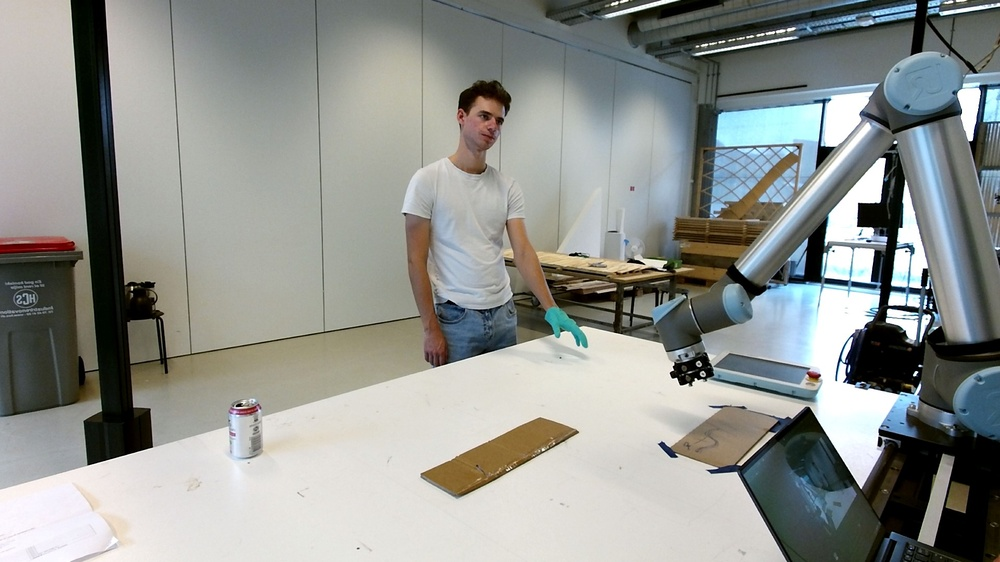
#> input picture cameraTest_renamed/Kinect V2/1.jpg, 1000 x 562 px, shrunk from 1920 x 1080 before the run; the run also reads 1 picture not shown here
$ python glove_thresholde.py
#> lines starting #> are read from the running program, lines starting #| are printed output that depends on the picture; after the words box and inside, x2 and y2 are one past the last pixel; in counts of white or black regions, pixels touching at a corner belong together
import cv2
import numpy as np


def get_hsv_data(img):
    hsv_img = cv2.cvtColor(img,cv2.COLOR_BGR2HSV)
    return [np.average(hsv_img[:,:,0]),np.average(hsv_img[:,:,1]),np.average(hsv_img[:,:,2])]

glove_img = cv2.imread("cameraTest_renamed/Kinect V2/glove_colour.jpg")
img = cv2.imread("cameraTest_renamed/Kinect V2/1.jpg")
#> img is the input picture: shape (562, 1000, 3); mean B, G, R 142.9, 147.1, 144.3

glove_hsv = get_hsv_data(glove_img)
#> glove_hsv = [87.92, 179.9, 143.5]

hsv_img = hsv_img = cv2.cvtColor(img,cv2.COLOR_BGR2HSV)
#> hsv_img: shape (562, 1000, 3); mean H, S, V 51.8, 43.6, 152.1


hs = np.array(glove_hsv)*1.2
#> hs = [105.5, 215.8, 172.2]
ls = np.array(glove_hsv)*0.8
#> ls = [70.34, 143.9, 114.8]

mask = cv2.inRange(hsv_img,(ls[0],ls[1],ls[2]),(hs[0],hs[1],hs[2]))
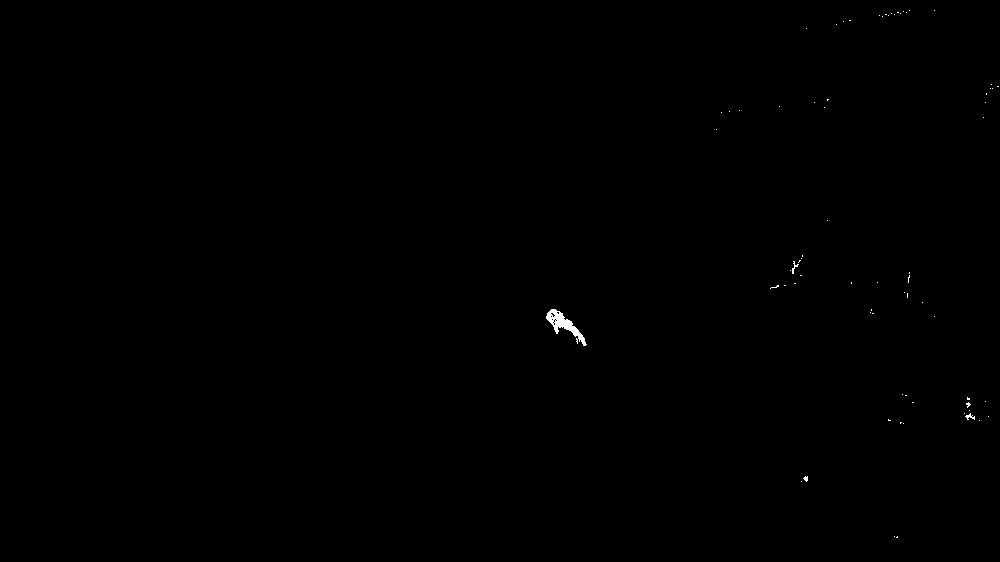
#> mask: shape (562, 1000); 0.12% white; 71 white regions (68 under 20 px), largest, box (x1, y1, x2, y2) and area: (546, 309, 587, 346) 465, (965, 413, 975, 420) 32, (792, 261, 799, 274) 30

kernel=np.array([[0,1,1,0],[1,1,1,1],[1,1,1,1],[0,1,1,0]], np.uint8)

print(kernel.shape)

for i in range(1):
    glove = cv2.erode(mask ,kernel)
#> this loop made 1 pass
#> pass 1, `glove = cv2.erode(mask ,kernel)`:
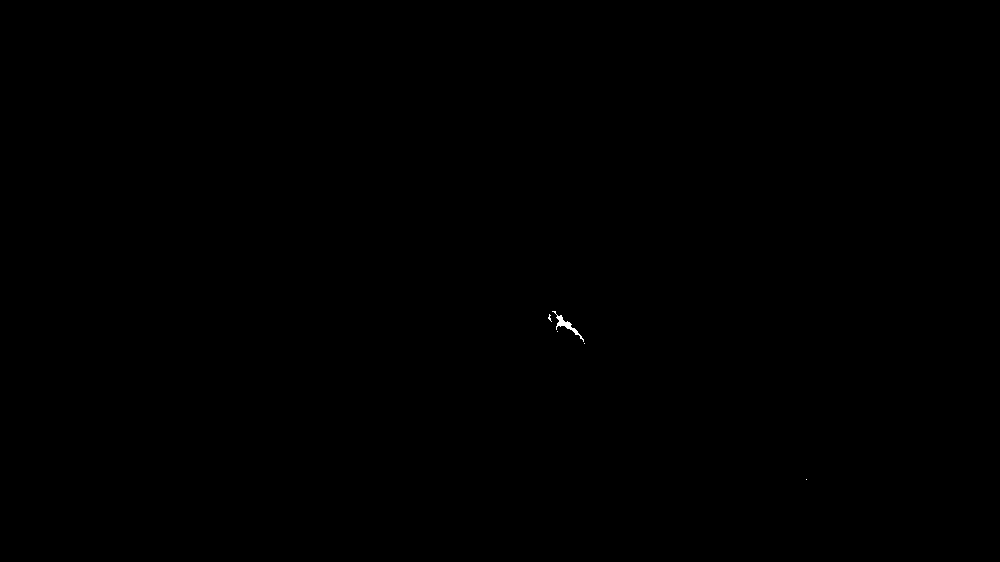
#> glove: shape (562, 1000); 0.03% white; 5 white regions (4 under 20 px), largest, box (x1, y1, x2, y2) and area: (552, 311, 584, 342) 169
for i in range(3):
    glove = cv2.dilate(glove,kernel)
#> this loop made 3 passes
#> pass 3, `glove = cv2.dilate(glove,kernel)`:
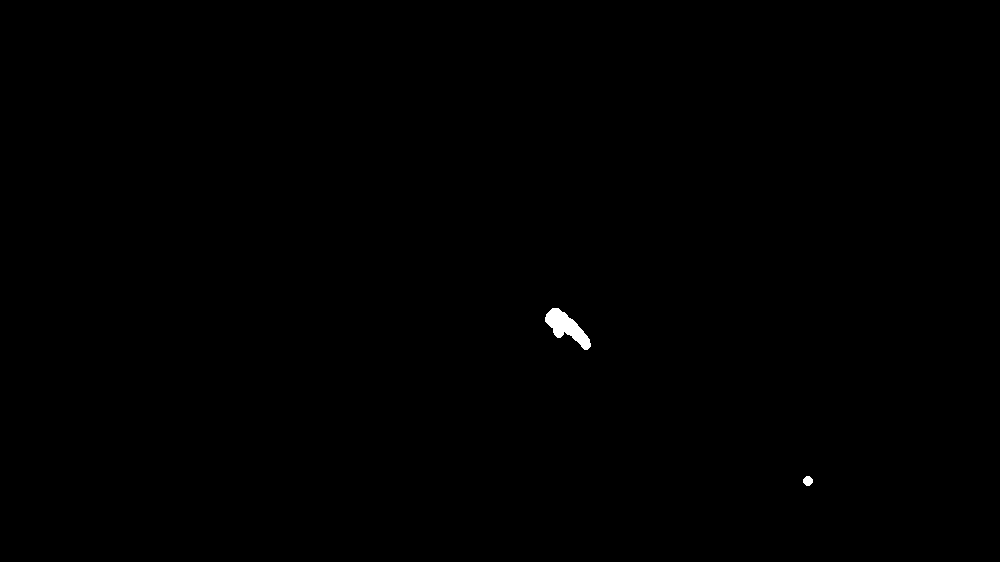
#> glove: shape (562, 1000); 0.17% white; 2 white regions, box (x1, y1, x2, y2) and area: (545, 308, 591, 350) 861, (803, 476, 813, 486) 76

cv2.imshow("img",img)
cv2.imshow("glove_detect", glove)

cv2.waitKey()
